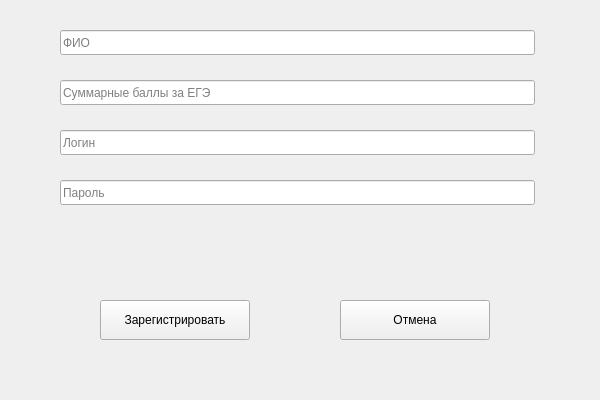
<?xml version="1.0" encoding="UTF-8"?>
<ui version="4.0">
 <class>Registration</class>
 <widget class="QWidget" name="Registration">
  <property name="geometry">
   <rect>
    <x>0</x>
    <y>0</y>
    <width>600</width>
    <height>400</height>
   </rect>
  </property>
  <property name="windowTitle">
   <string>Registration</string>
  </property>
  <widget class="QLineEdit" name="reg_FIO">
   <property name="geometry">
    <rect>
     <x>60</x>
     <y>30</y>
     <width>475</width>
     <height>25</height>
    </rect>
   </property>
   <property name="inputMask">
    <string/>
   </property>
   <property name="text">
    <string/>
   </property>
   <property name="placeholderText">
    <string>ФИО</string>
   </property>
   <property name="clearButtonEnabled">
    <bool>true</bool>
   </property>
  </widget>
  <widget class="QLineEdit" name="reg_login">
   <property name="geometry">
    <rect>
     <x>60</x>
     <y>130</y>
     <width>475</width>
     <height>25</height>
    </rect>
   </property>
   <property name="placeholderText">
    <string>Логин</string>
   </property>
   <property name="clearButtonEnabled">
    <bool>true</bool>
   </property>
  </widget>
  <widget class="QLineEdit" name="reg_password">
   <property name="geometry">
    <rect>
     <x>60</x>
     <y>180</y>
     <width>475</width>
     <height>25</height>
    </rect>
   </property>
   <property name="placeholderText">
    <string>Пароль</string>
   </property>
  </widget>
  <widget class="QPushButton" name="registration_reg">
   <property name="geometry">
    <rect>
     <x>100</x>
     <y>300</y>
     <width>150</width>
     <height>40</height>
    </rect>
   </property>
   <property name="text">
    <string>Зарегистрировать</string>
   </property>
  </widget>
  <widget class="QPushButton" name="reg_cancel">
   <property name="geometry">
    <rect>
     <x>340</x>
     <y>300</y>
     <width>150</width>
     <height>40</height>
    </rect>
   </property>
   <property name="text">
    <string>Отмена</string>
   </property>
  </widget>
  <widget class="QLineEdit" name="reg_login_2">
   <property name="geometry">
    <rect>
     <x>60</x>
     <y>80</y>
     <width>475</width>
     <height>25</height>
    </rect>
   </property>
   <property name="placeholderText">
    <string>Суммарные баллы за ЕГЭ</string>
   </property>
   <property name="clearButtonEnabled">
    <bool>true</bool>
   </property>
  </widget>
 </widget>
 <resources/>
 <connections/>
</ui>
